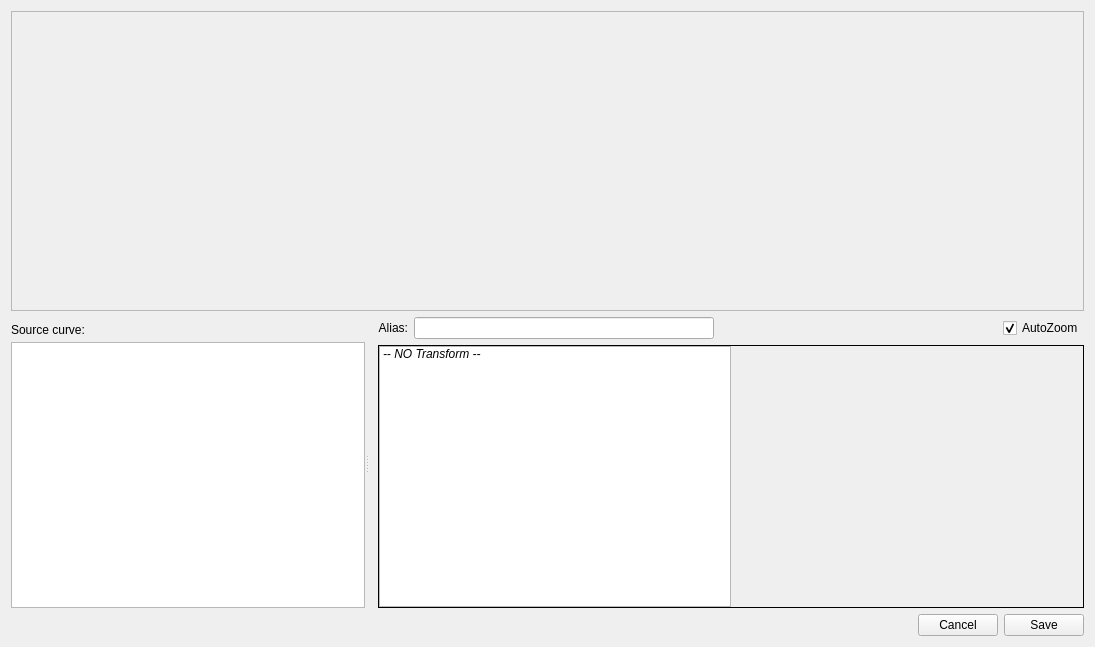
<?xml version="1.0" encoding="UTF-8"?>
<ui version="4.0">
 <class>plotwidget_transforms</class>
 <widget class="QDialog" name="plotwidget_transforms">
  <property name="geometry">
   <rect>
    <x>0</x>
    <y>0</y>
    <width>1095</width>
    <height>647</height>
   </rect>
  </property>
  <property name="windowTitle">
   <string>Transform Editor</string>
  </property>
  <layout class="QVBoxLayout" name="verticalLayout_2" stretch="1,1,0">
   <item>
    <widget class="QFrame" name="framePlotPreview">
     <property name="minimumSize">
      <size>
       <width>600</width>
       <height>300</height>
      </size>
     </property>
     <property name="frameShape">
      <enum>QFrame::StyledPanel</enum>
     </property>
     <property name="frameShadow">
      <enum>QFrame::Raised</enum>
     </property>
    </widget>
   </item>
   <item>
    <widget class="QWidget" name="widgetBottom" native="true">
     <property name="minimumSize">
      <size>
       <width>0</width>
       <height>250</height>
      </size>
     </property>
     <property name="maximumSize">
      <size>
       <width>16777215</width>
       <height>16777215</height>
      </size>
     </property>
     <layout class="QHBoxLayout" name="horizontalLayout_3">
      <property name="spacing">
       <number>0</number>
      </property>
      <property name="leftMargin">
       <number>0</number>
      </property>
      <property name="topMargin">
       <number>0</number>
      </property>
      <property name="rightMargin">
       <number>0</number>
      </property>
      <property name="bottomMargin">
       <number>0</number>
      </property>
      <item>
       <widget class="QSplitter" name="splitter">
        <property name="orientation">
         <enum>Qt::Horizontal</enum>
        </property>
        <widget class="QWidget" name="widget" native="true">
         <layout class="QVBoxLayout" name="verticalLayout">
          <property name="spacing">
           <number>0</number>
          </property>
          <property name="leftMargin">
           <number>0</number>
          </property>
          <property name="topMargin">
           <number>0</number>
          </property>
          <property name="bottomMargin">
           <number>0</number>
          </property>
          <item>
           <widget class="QLabel" name="label_2">
            <property name="minimumSize">
             <size>
              <width>0</width>
              <height>25</height>
             </size>
            </property>
            <property name="text">
             <string>Source curve:</string>
            </property>
           </widget>
          </item>
          <item>
           <widget class="QListWidget" name="listCurves">
            <property name="focusPolicy">
             <enum>Qt::NoFocus</enum>
            </property>
            <property name="editTriggers">
             <set>QAbstractItemView::NoEditTriggers</set>
            </property>
            <property name="selectionMode">
             <enum>QAbstractItemView::SingleSelection</enum>
            </property>
            <property name="selectionBehavior">
             <enum>QAbstractItemView::SelectRows</enum>
            </property>
            <property name="isWrapping" stdset="0">
             <bool>false</bool>
            </property>
           </widget>
          </item>
         </layout>
        </widget>
        <widget class="QWidget" name="layoutWidget">
         <layout class="QVBoxLayout" name="transformLayout">
          <property name="leftMargin">
           <number>9</number>
          </property>
          <item>
           <layout class="QHBoxLayout" name="horizontalLayout_2">
            <item>
             <widget class="QLabel" name="label">
              <property name="minimumSize">
               <size>
                <width>0</width>
                <height>0</height>
               </size>
              </property>
              <property name="maximumSize">
               <size>
                <width>16777215</width>
                <height>16777215</height>
               </size>
              </property>
              <property name="text">
               <string>Alias:</string>
              </property>
              <property name="alignment">
               <set>Qt::AlignRight|Qt::AlignTrailing|Qt::AlignVCenter</set>
              </property>
             </widget>
            </item>
            <item>
             <widget class="QLineEdit" name="lineEditAlias">
              <property name="minimumSize">
               <size>
                <width>300</width>
                <height>0</height>
               </size>
              </property>
              <property name="maximumSize">
               <size>
                <width>500</width>
                <height>16777215</height>
               </size>
              </property>
              <property name="focusPolicy">
               <enum>Qt::ClickFocus</enum>
              </property>
             </widget>
            </item>
            <item>
             <spacer name="horizontalSpacer">
              <property name="orientation">
               <enum>Qt::Horizontal</enum>
              </property>
              <property name="sizeHint" stdset="0">
               <size>
                <width>40</width>
                <height>20</height>
               </size>
              </property>
             </spacer>
            </item>
            <item>
             <widget class="QCheckBox" name="checkBoxAutoZoom">
              <property name="toolTip">
               <string>&lt;html&gt;&lt;head/&gt;&lt;body&gt;&lt;p&gt;Zoom Out when a parameter in the transform box is changed.&lt;/p&gt;&lt;/body&gt;&lt;/html&gt;</string>
              </property>
              <property name="text">
               <string>AutoZoom</string>
              </property>
              <property name="checked">
               <bool>true</bool>
              </property>
             </widget>
            </item>
           </layout>
          </item>
          <item>
           <widget class="QFrame" name="tansformFrame">
            <property name="frameShape">
             <enum>QFrame::Box</enum>
            </property>
            <layout class="QHBoxLayout" name="horizontalLayout" stretch="2,2">
             <property name="spacing">
              <number>0</number>
             </property>
             <property name="leftMargin">
              <number>0</number>
             </property>
             <property name="topMargin">
              <number>0</number>
             </property>
             <property name="rightMargin">
              <number>0</number>
             </property>
             <property name="bottomMargin">
              <number>0</number>
             </property>
             <item>
              <widget class="QListWidget" name="listTransforms">
               <property name="minimumSize">
                <size>
                 <width>150</width>
                 <height>0</height>
                </size>
               </property>
               <property name="maximumSize">
                <size>
                 <width>16777215</width>
                 <height>16777215</height>
                </size>
               </property>
               <property name="focusPolicy">
                <enum>Qt::NoFocus</enum>
               </property>
               <property name="editTriggers">
                <set>QAbstractItemView::NoEditTriggers</set>
               </property>
               <property name="selectionBehavior">
                <enum>QAbstractItemView::SelectRows</enum>
               </property>
               <property name="spacing">
                <number>4</number>
               </property>
               <property name="selectionRectVisible">
                <bool>false</bool>
               </property>
               <item>
                <property name="text">
                 <string>-- NO Transform --</string>
                </property>
                <property name="font">
                 <font>
                  <italic>true</italic>
                 </font>
                </property>
               </item>
              </widget>
             </item>
             <item>
              <widget class="QStackedWidget" name="stackedWidgetArguments">
               <property name="minimumSize">
                <size>
                 <width>250</width>
                 <height>0</height>
                </size>
               </property>
               <widget class="QWidget" name="pageEmpty"/>
              </widget>
             </item>
            </layout>
           </widget>
          </item>
         </layout>
        </widget>
       </widget>
      </item>
     </layout>
    </widget>
   </item>
   <item>
    <layout class="QHBoxLayout" name="horizontalLayout_5">
     <item>
      <spacer name="horizontalSpacer_2">
       <property name="orientation">
        <enum>Qt::Horizontal</enum>
       </property>
       <property name="sizeHint" stdset="0">
        <size>
         <width>40</width>
         <height>20</height>
        </size>
       </property>
      </spacer>
     </item>
     <item>
      <widget class="QPushButton" name="pushButtonCancel">
       <property name="focusPolicy">
        <enum>Qt::NoFocus</enum>
       </property>
       <property name="text">
        <string>Cancel</string>
       </property>
      </widget>
     </item>
     <item>
      <widget class="QPushButton" name="pushButtonSave">
       <property name="focusPolicy">
        <enum>Qt::NoFocus</enum>
       </property>
       <property name="text">
        <string>Save</string>
       </property>
      </widget>
     </item>
    </layout>
   </item>
  </layout>
 </widget>
 <resources/>
 <connections/>
</ui>
